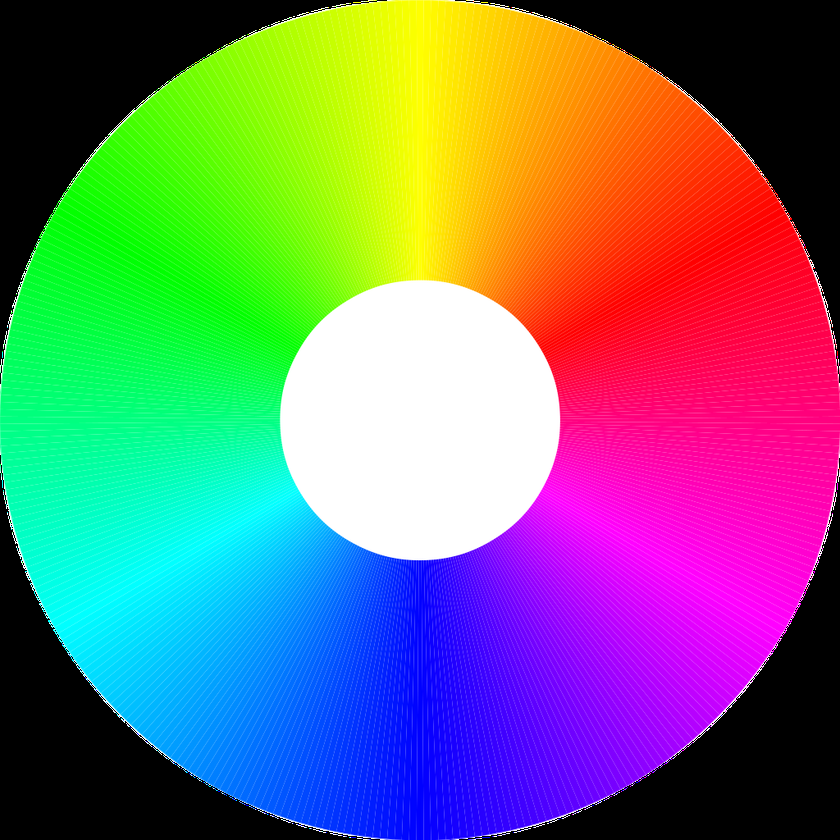
//> input picture TestOpenCV/test_2.png, 840 x 840 px, shrunk from 1024 x 1024 before the run
$ ./Main   (built with g++ and OpenCV 4)
//> lines starting //> are read from the running program, lines starting //| are printed output that depends on the picture
#include <iostream>
#include <opencv2/core/core.hpp>
#include <opencv2/highgui/highgui.hpp>
#include <opencv2/imgproc/imgproc.hpp>

using namespace cv;


int main() {
	Mat src, src_gray;
	Mat grad;

	const char* window_name = "Edge_Detector";
	int scale = 1;
	int delta = 0;
	int ddepth = CV_16S;
	int c;

	src = imread("test_2.png");
//> src is the input picture: 840 rows x 840 cols, CV_8UC3; mean B, G, R 115.6, 115.6, 115.6
	if (!src.data)
	{
		return -1;
	}
	GaussianBlur(src, src, Size(3, 3), 0, 0, BORDER_DEFAULT);
	cvtColor(src, src_gray, COLOR_RGB2GRAY);
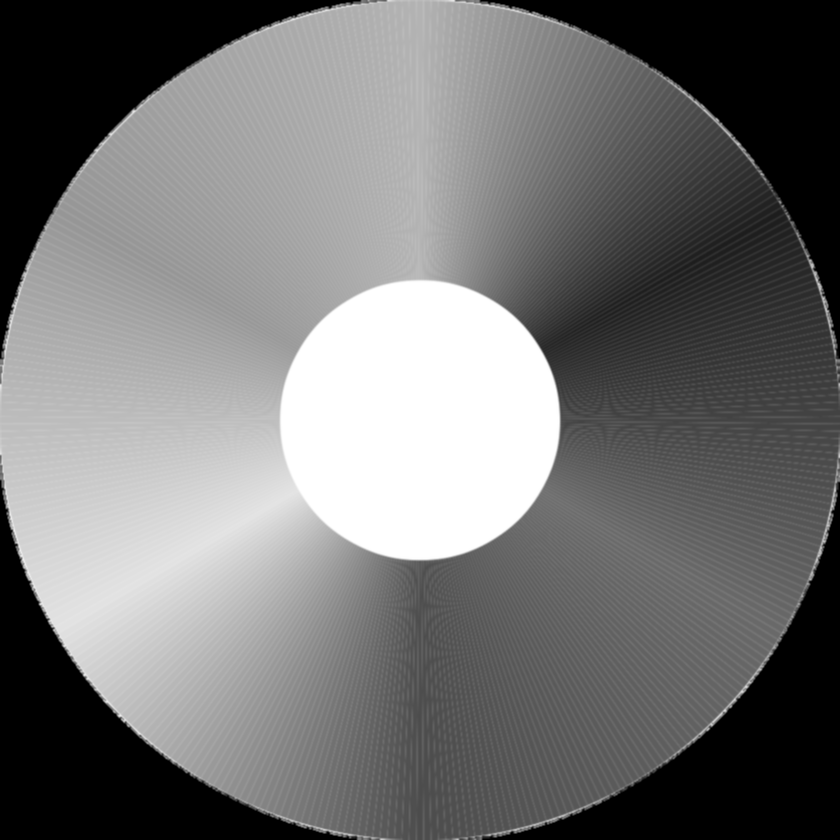
//> src_gray: 840 rows x 840 cols, CV_8UC1; min 0, max 255, mean 115.6
	namedWindow(window_name, WINDOW_AUTOSIZE);

	Mat grad_x, grad_y;
	Mat abs_grad_x, abs_grad_y;


	Sobel(src_gray, grad_x, ddepth, 1, 0, 3, scale, delta, BORDER_DEFAULT);
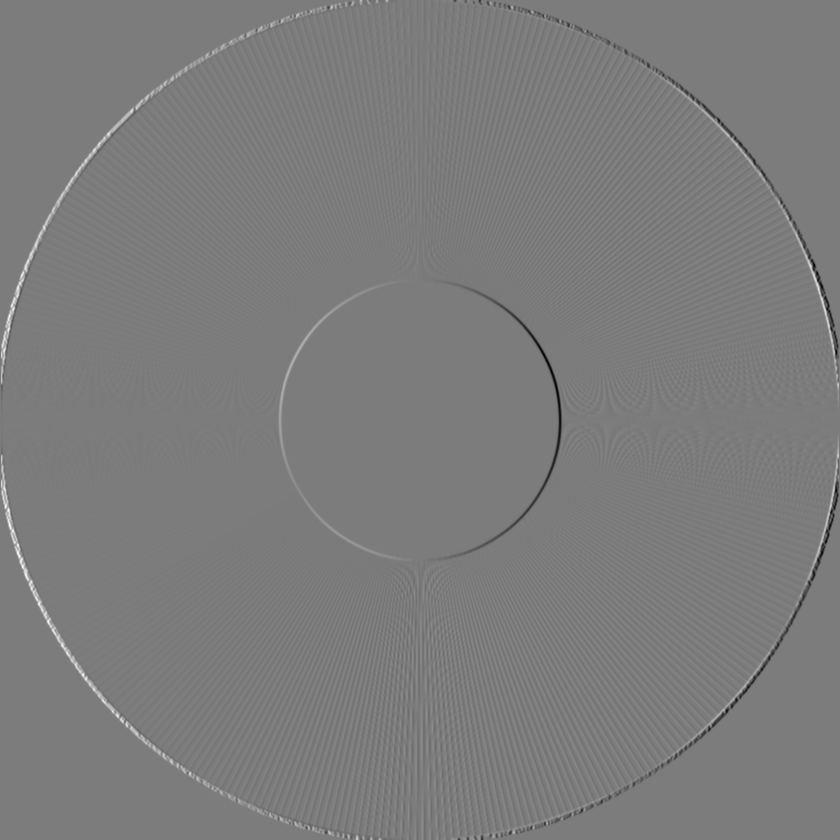
//> grad_x: 840 rows x 840 cols, CV_16SC1; min -615, max 648, mean -0.1; drawn with min black and max white
	convertScaleAbs(grad_x, abs_grad_x);
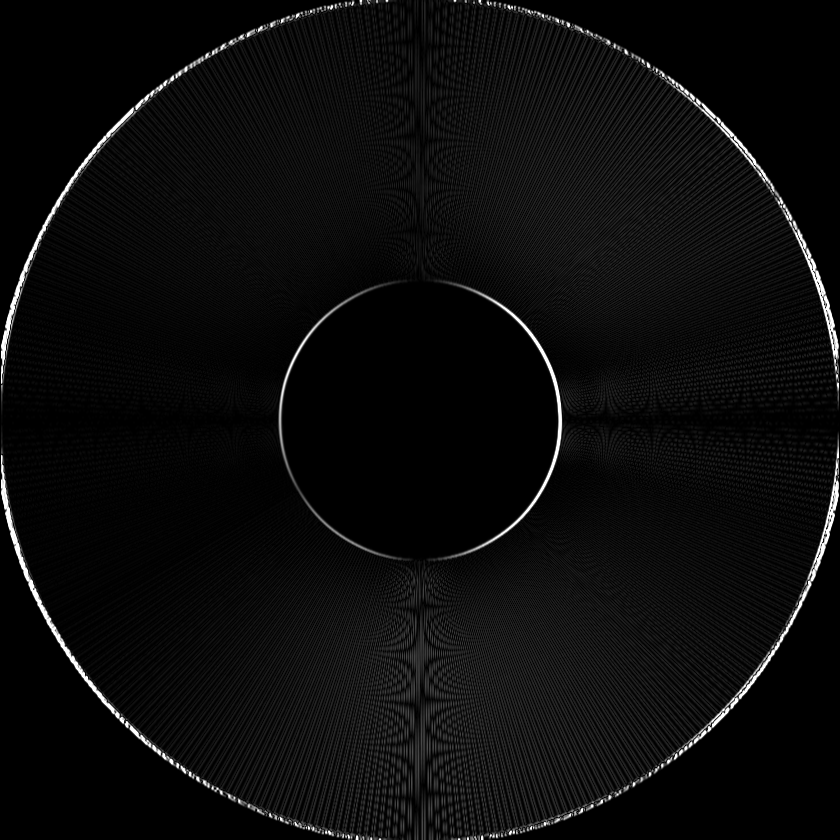
//> abs_grad_x: 840 rows x 840 cols, CV_8UC1; min 0, max 255, mean 12.2

	Sobel(src_gray, grad_y, ddepth, 0, 1, 3, scale, delta, BORDER_DEFAULT);
	convertScaleAbs(grad_y, abs_grad_y);
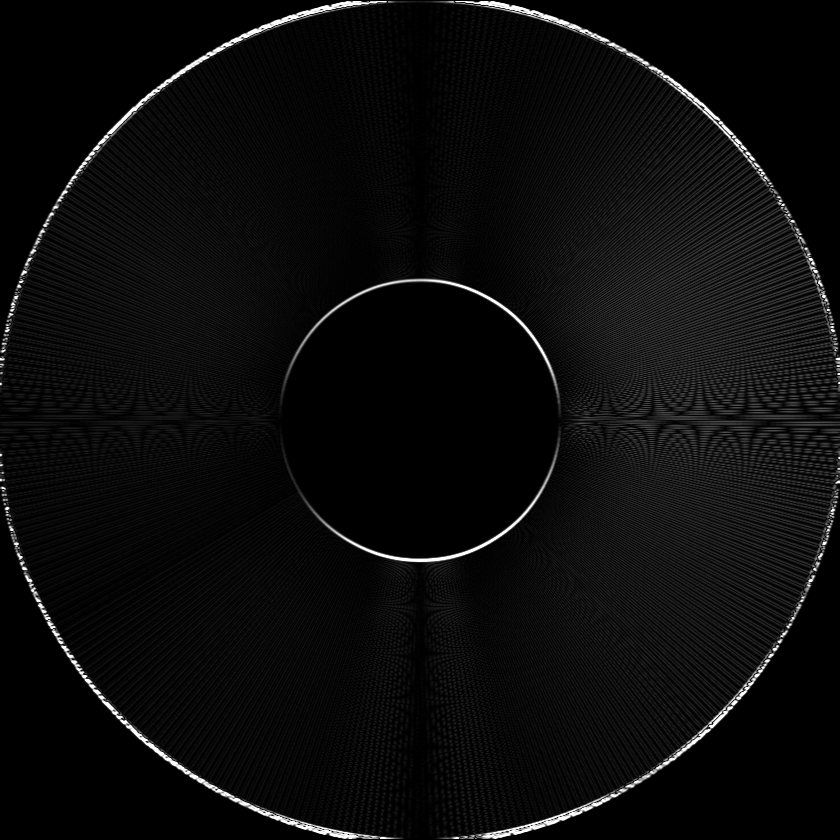
//> abs_grad_y: 840 rows x 840 cols, CV_8UC1; min 0, max 255, mean 12.2

	addWeighted(abs_grad_x, 0.5, abs_grad_y, 0.5, 0, grad);
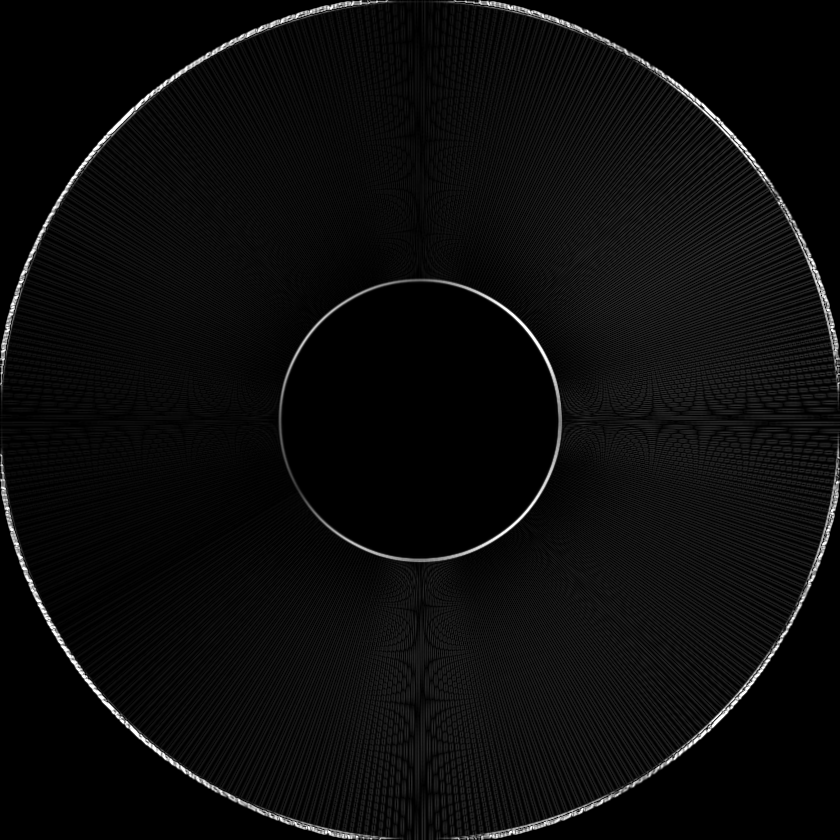
//> grad: 840 rows x 840 cols, CV_8UC1; min 0, max 255, mean 12.2
	imshow(window_name, grad);
	waitKey();
	return 0;

}
